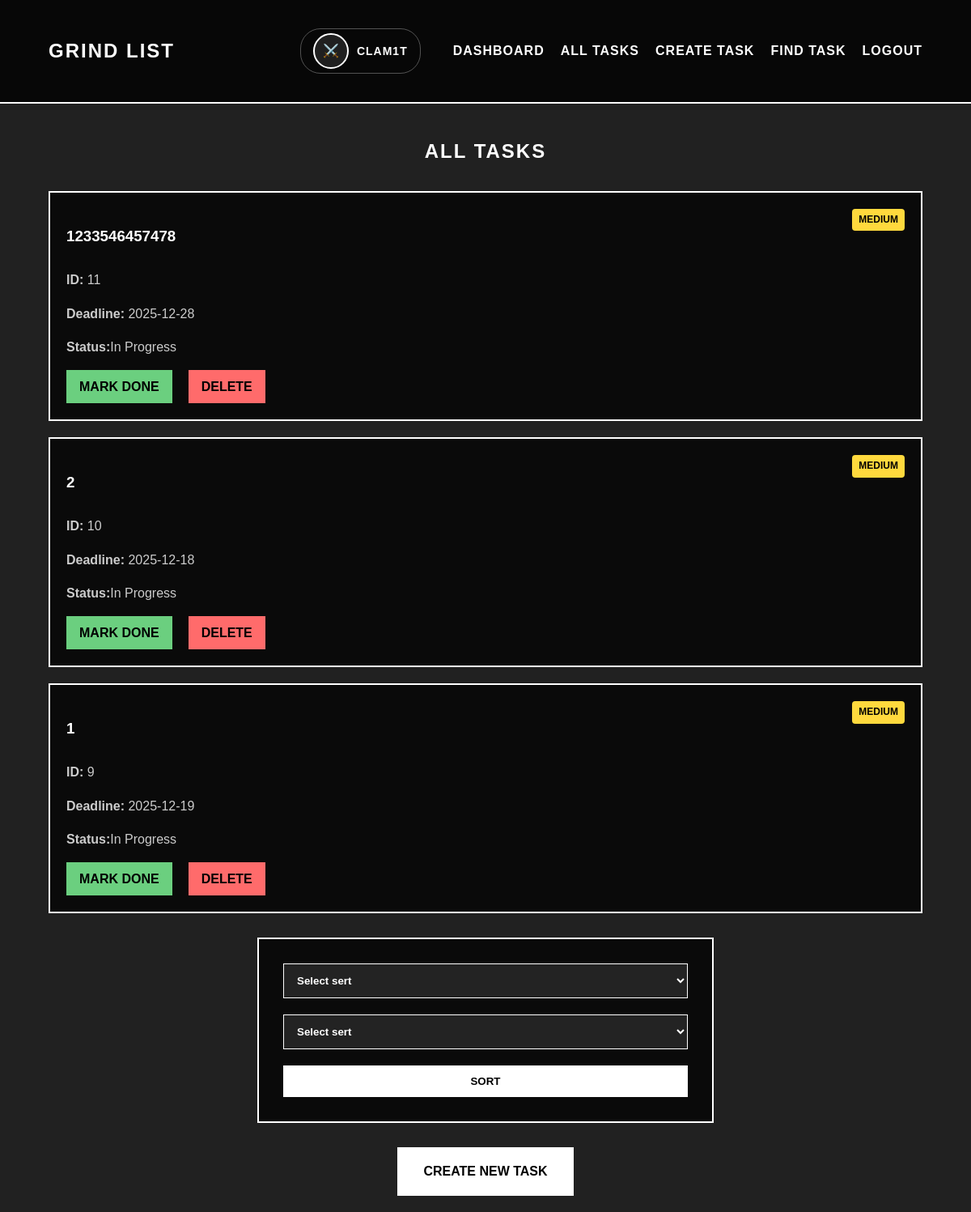
The app's page /task/tasks (signed in), older data.
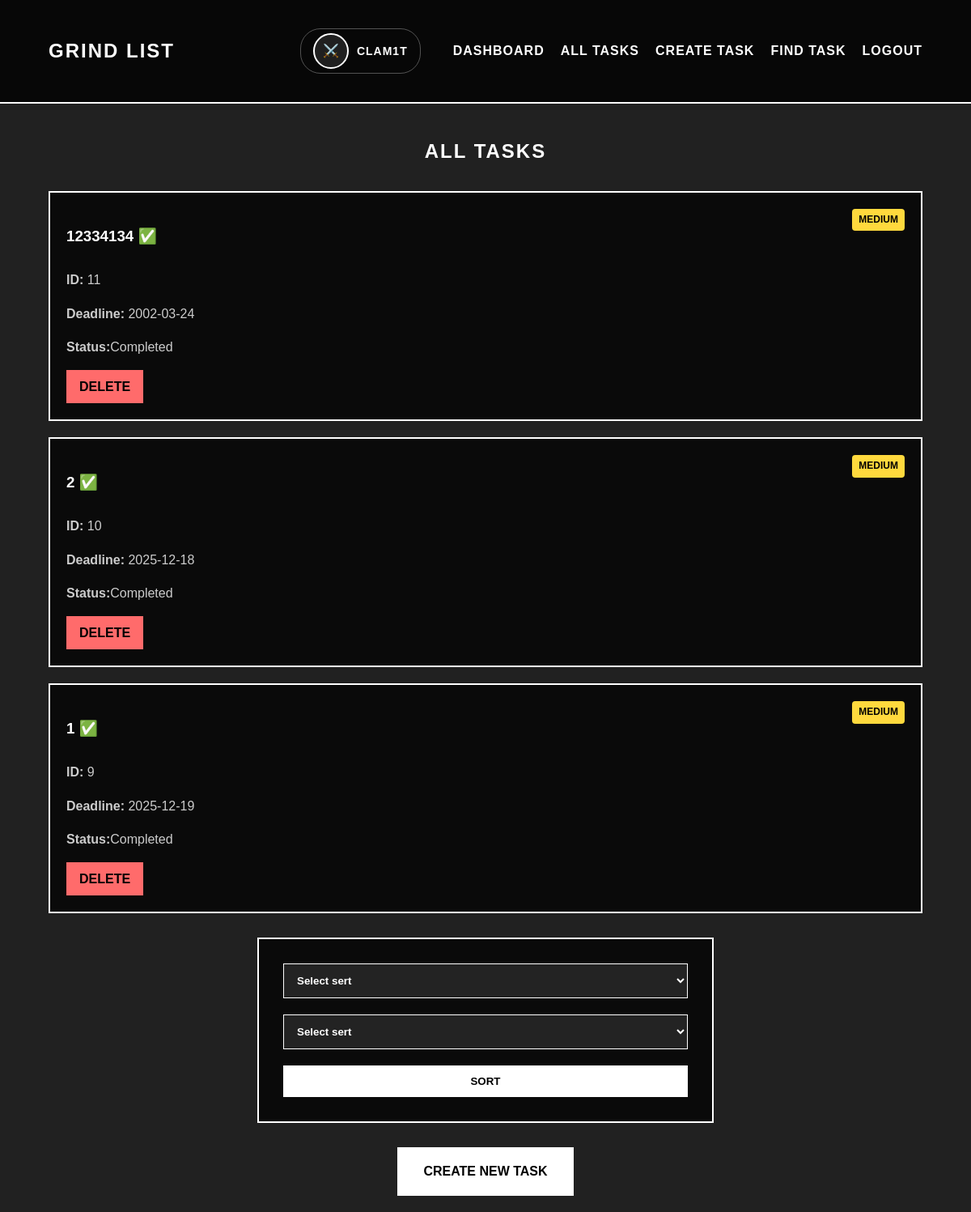
The same page, newer data.
### app/models/task.py (models this page shows, shortened)
class Task(db.Model):
    id = db.Column(db.Integer, primary_key=True)
    title = db.Column(db.String(200), nullable=False)
    priority = db.Column(db.String(10), nullable=False)
    deadline = db.Column(db.DateTime, default=datetime.now)
    is_done = db.Column(db.Boolean, default=False)
    user_id = db.Column(db.Integer, db.ForeignKey('user.id'), nullable=False)

### app/routes/task.py (the view, shortened to what this page needs)
@task.route('/tasks', methods=['GET', 'POST'])
def tasks_page():
    if 'user_id' not in session:
        flash('Сначала войдите в систему', 'error')
        return redirect(url_for('main.home'))
    if request.method == 'POST':
        sort_by = request.form.get('sort_by').lower()
        test = request.form.get('test').lower()
    else:
        sort_by = 'newest'
        test = 'desc'
    query = Task.query.filter_by(user_id=session['user_id'])
    print(f"'{test}'")
    if test=='desc':
        if sort_by == 'priority':
            priority_order = case(
                (Task.priority == 'high', 1),
                (Task.priority == 'medium', 2),
                (Task.priority == 'low', 3),
            )
            tasks = query.order_by(priority_order, Task.id.desc()).all()
        elif sort_by == 'deadline':
            tasks = query.order_by(Task.deadline.asc().nulls_last(), Task.id.desc()).all()
        elif sort_by == 'status':
            tasks = query.order_by(Task.is_done.asc(), Task.id.desc()).all()
        else:
            tasks = query.order_by(Task.id.desc()).all()
        return render_template('main/tasks.html', tasks=tasks, current_sort=sort_by)

### app/templates/main/tasks.html (shortened to what this page needs)
{% extends "main/base_dashboard.html" %}
{% block content %}
<section class="tasks-section">
    <h1 style="color: #fff; text-align: center; text-transform: uppercase; letter-spacing: 2px; margin-bottom: 30px;">
        ALL TASKS
    </h1>
    <div class="task-list">
        {% if tasks %}
            {% for task in tasks %}
                <div id="task_{{task.id}}" class="task-card">
                    <div style="display: flex; justify-content: space-between; align-items: start;">
                        <h3 class="done_h" > {{ task.title }}{% if task.is_done %} ✅{% endif %}</h3>
                        <span class="priority-badge {{ task.priority }}">{{ task.priority.upper() }}</span>
                    </div>
                    <p><strong>ID:</strong> {{ task.id }}</p>
                    <p><strong>Deadline:</strong> {{ task.deadline.strftime('%Y-%m-%d') if task.deadline else 'Not set' }}</p>
                    <p class="done_p"><strong>Status:</strong>{% if task.is_done %}Completed{% else %}In Progress{% endif %}</p>
                    <div class="task-actions">
                        {% if not task.is_done %}
                        <a href="{{ url_for('task.mark_task_done_page', task_id=task.id) }}" class="task-btn done-btn">Mark Done</a>
                        {% endif %}
                        <a href="{{ url_for('task.delete_task_page', task_id=task.id) }}" class="task-btn delete-btn" onclick="return confirm('Are you sure you want to delete this task?')">Delete</a>
                    </div>
                </div>
            {% endfor %}
        {% else %}
            <p style="color: #fff; text-align: center;">No tasks found. Create your first task!</p>
        {% endif %}
    </div>
    <form class="task-form" method="POST" action="{{ url_for('task.tasks_page') }}">
        <select name="sort_by" required>
            <option value="">Select sert</option>
        </select>
        <select name="test" selected="Acs">
            <option value="">Select sert</option>
        </select>
        <button type="submit">Sort</button>
    </form>
    <div style="text-align: center; margin-top: 30px;">
        <a href="{{ url_for('task.create_task_page') }}" class="create-btn">Create New Task</a>
        </div>
</section>
{% endblock %}

### app/templates/main/base_dashboard.html (shortened to what this page needs)
<!DOCTYPE html>
<html lang="ru">
<head>
    <link rel="stylesheet" href="{{ url_for('static', filename='style.css') }}">
</head>
<body>
    <nav class="navbar">
        <div class="container">
            <a href="{{ url_for('main.dashboard') }}" class="logo">GRIND LIST</a>
            <div class="nav-links">
                <div class="user-info">
                    {% if session.avatar %}
                        <img src="{{ url_for('static', filename=session.avatar) }}" alt="Avatar" class="user-avatar">
                    {% else %}
                        <div class="user-avatar-default">⚔️</div>
                    {% endif %}
                    <span class="username">{{ session.username }}</span>
                </div>
                <a href="{{ url_for('main.dashboard') }}">DASHBOARD</a>
                <a href="{{ url_for('task.tasks_page') }}">ALL TASKS</a>
                <a href="{{ url_for('task.create_task_page') }}">CREATE TASK</a>
                <a href="{{ url_for('task.task_by_id_page') }}">FIND TASK</a>
                <a href="{{ url_for('user.logout') }}">LOGOUT</a>
            </div>
        </div>
    </nav>
    <main class="container">
        {% block content %}{% endblock %}
    </main>
</body>
</html>

### app/static/style.css (style rules this page uses)
body { font-family: 'Arial Black', 'Arial', sans-serif; line-height: 1.6; color: #000; margin: 0; padding: 0; background-color: rgba(0, 0, 0, 0.87); background-size: cover; background-attachment: fixed; min-height: 100vh; }
.container { width: 90%; max-width: 1200px; margin: 0 auto; padding: 20px; }
.navbar { background: rgba(0,0,0,0.8); border-bottom: 2px solid #fff; padding: 15px 0; }
.navbar .container { display: flex; justify-content: space-between; align-items: center; }
.logo { font-size: 24px; font-weight: bold; color: #fff; text-decoration: none; text-transform: uppercase; letter-spacing: 2px; }
.nav-links { display: flex; align-items: center; }
.nav-links a { margin-left: 20px; color: #fff; text-decoration: none; font-weight: bold; text-transform: uppercase; letter-spacing: 1px; position: relative; transition: all 0.3s ease; }
.nav-links a::after { content: ''; position: absolute; width: 0; height: 2px; bottom: -5px; left: 0; background-color: #fff; transition: width 0.3s; }
.user-info { display: flex; align-items: center; margin-right: 20px; padding: 5px 15px; border: 1px solid rgba(255,255,255,0.3); border-radius: 25px; }
.user-avatar, .user-avatar-default { width: 40px; height: 40px; border-radius: 50%; border: 2px solid #fff; margin-right: 10px; display: flex; align-items: center; justify-content: center; font-size: 16px; background: rgba(255,255,255,0.1); background-size: cover; background-position: center; }
.username { color: #fff; font-weight: bold; text-transform: uppercase; letter-spacing: 1px; font-size: 14px; }
.task-list { display: grid; gap: 20px; margin-top: 30px; }
.task-card { background: rgba(0,0,0,0.7); border: 2px solid #fff; padding: 20px; color: #fff; transition: all 0.3s ease; }
.task-card h3 { margin-bottom: 10px; text-transform: uppercase; color: #fff; }
.task-card p { color: #ccc; margin-bottom: 15px; }
.task-btn { background: #fff; color: #000; border: none; padding: 10px 20px; cursor: pointer; font-weight: bold; text-transform: uppercase; transition: all 0.3s; margin-right: 10px; }
.create-btn { display: inline-block; background: #fff; color: #000; padding: 15px 30px; text-decoration: none; font-weight: bold; text-transform: uppercase; transition: all 0.3s; border: 2px solid #fff; }
.task-form, .search-form { max-width: 500px; margin: 30px auto; background: rgba(0,0,0,0.7); padding: 30px; border: 2px solid #fff; }
.task-form input, .task-form select, .task-form textarea, .search-form input { width: 100%; padding: 12px; margin-bottom: 20px; border: 1px solid #fff; background: rgba(255,255,255,0.1); color: #fff; font-weight: bold; transition: all 0.3s ease; }
.task-form button, .search-form button { width: 100%; padding: 12px; background: #fff; color: #000; border: none; font-weight: bold; text-transform: uppercase; cursor: pointer; transition: all 0.3s; }
.priority-badge { padding: 4px 8px; border-radius: 4px; font-size: 12px; font-weight: bold; text-transform: uppercase; }
.priority-badge.medium { background: #ffd93d; color: #000; }
.task-actions { display: flex; gap: 10px; margin-top: 15px; flex-wrap: wrap; }
.delete-btn { background: #ff6b6b !important; text-decoration: none; padding: 8px 16px; }

Row changes from the older to the newer data that the page shows:
changed Task id 11: title "1233546457478" → "12334134"; deadline "2025-12-28" → "2002-03-24"; is_done "In Progress MARK DONE" → "✅ Completed"
changed Task id 10: is_done "In Progress MARK DONE" → "✅ Completed"
changed Task id 9: is_done "In Progress MARK DONE" → "✅ Completed"
